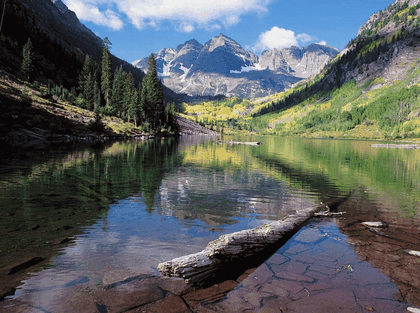
%> input picture Data_Compression_Homework3_Yixin_Yin/matlab code/river.gif, 420 x 313 px, shrunk from 848 x 632 before the run
$ octave Homework3_3abcde.m   (GNU Octave 9; MATLAB toolbox functions it lacks are replaced by stand-ins)
%> lines starting %> are read from the running program, lines starting %| are printed output that depends on the picture
### Data_Compression_Homework3_Yixin_Yin/matlab code/MyDPCM.m
function [R] = MyDPCM(G,a,b,c )
% initial
    G = double(G);
    R = [];
    R = double(R);
    R(1,1) = G(1,1);
%     first row
    for j = 2:size(G,2)
        R(1,j) = G(1,j) - G(1,j-1);
    end
%     first column
    for i = 2:size(G,1)
        R(i,1) = G(i,1) - G(i-1,1);
    end
    for i = 2:size(G,1)
        for j = 2:size(G,2)
            R(i,j) = floor(G(i,j)-(a*G(i,j-1)+b*G(i-1,j-1)+c*G(i-1,j)));
        end
    end

end

### Data_Compression_Homework3_Yixin_Yin/matlab code/Homework3_3abcde.m
clear;
[I,map] = imread('River.gif');
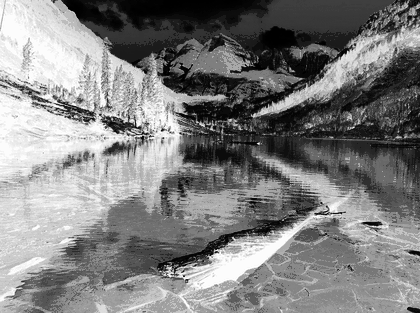
%> I: size 313x420 uint8; min 0, max 255, mean 127.7
%> map = 256 rows, first 12: [0.925 0.933 0.937; 0.914 0.914 0.922; 0.867 0.886 0.925; 0.886 0.875 0.776; 0.847 0.843 0.882; 0.878 0.827 0.529; 0.784 0.824 0.914; 0.796 0.812 0.741; 0.804 0.78 0.808; 0.78 0.741 0.773; 0.796 0.757 0.612; 0.808 0.761 0.396]
G = ind2gray(I,map);
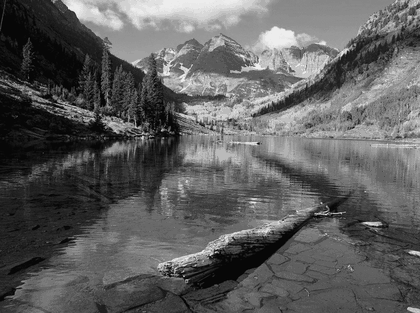
%> G: size 313x420 single; min 0.0157, max 0.931, mean 0.371
a1 = 1;
b1 = 0;
c1 = 0;
a2 = 0;
b2 = 0;
c2 = 1;
a3 = 0.5;
b3 = 0;
c3 = 0.5;
a4 = 1.0;
b4 = -1.0;
c4 = 1.0;
a5 = 0.75;
b5= -0.5;
c5 = 0.75;

R1 = (MyDPCM(G,a1,b1,c1));
%> after the loop in MyDPCM, `for j = 2:size(G,2)`: R = 420 values, max 0.323 at index 62, min -0.205 at index 399, mean 0.00152
%> after the loop in MyDPCM, `for i = 2:size(G,1)`:
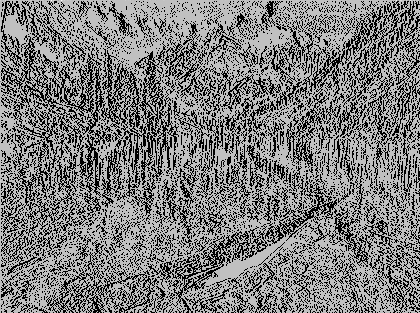
%> R: size 313x420 double; min -1, max 0.323, mean -0.35; drawn with min black and max white
R2 = (MyDPCM(G,a2,b2,c2));
%> call 2 of MyDPCM, with a = 0, b = 0, c = 1
%> after the loop in MyDPCM (call 2), `for i = 2:size(G,1)`:
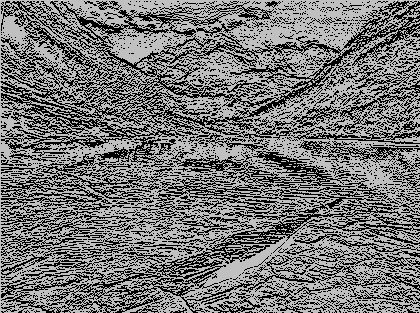
%> R: size 313x420 double; min -1, max 0.323, mean -0.394; drawn with min black and max white
R3 = (MyDPCM(G,a3,b3,c3));
%> call 3 of MyDPCM, with a = 0.5, b = 0, c = 0.5
%> after the loop in MyDPCM (call 3), `for i = 2:size(G,1)`:
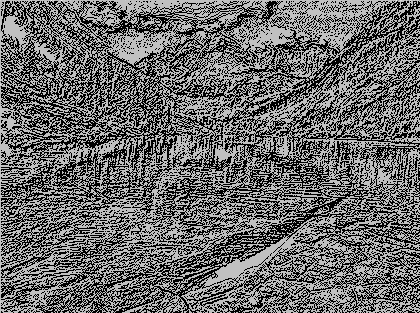
%> R: size 313x420 double; min -1, max 0.323, mean -0.451; drawn with min black and max white
R4 = (MyDPCM(G,a4,b4,c4));
%> call 4 of MyDPCM, with a = 1, b = -1, c = 1
%> after the loop in MyDPCM (call 4), `for i = 2:size(G,1)`:
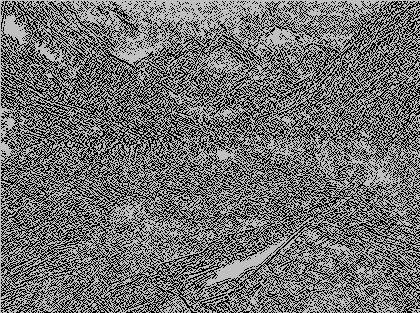
%> R: size 313x420 double; min -1, max 0.323, mean -0.422; drawn with min black and max white
R5 = (MyDPCM(G,a5,b5,c5));
%> call 5 of MyDPCM, with a = 0.75, b = -0.5, c = 0.75
%> after the loop in MyDPCM (call 5), `for i = 2:size(G,1)`:
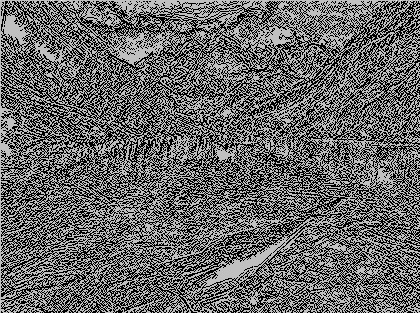
%> R: size 313x420 double; min -1, max 0.323, mean -0.465; drawn with min black and max white
E1 = entropy(R1)
%> E1 = 0.024
E2 = entropy(R2)
%> E2 = 0.024
E3 = entropy(R3)
%> E3 = 0.024
E4 = entropy(R4)
%> E4 = 0.024
E5 = entropy(R5)
%> E5 = 0.024
minE = min([E1,E2,E3,E4,E5])
%> minE = 0.024
% imagesc(R1);
% colormap(gray);
largest = double(max(max(R4)))
%> largest = 0.323
smallest = double(min(min(R4)))
%> smallest = -1
myvec = double(reshape(R4,1,[]));
[d,r] = lloyds(myvec,128);
%> d = 127 values from -0.995 to 0.317; r = 128 values from -1 to 0.323
%> (the run ends here)
